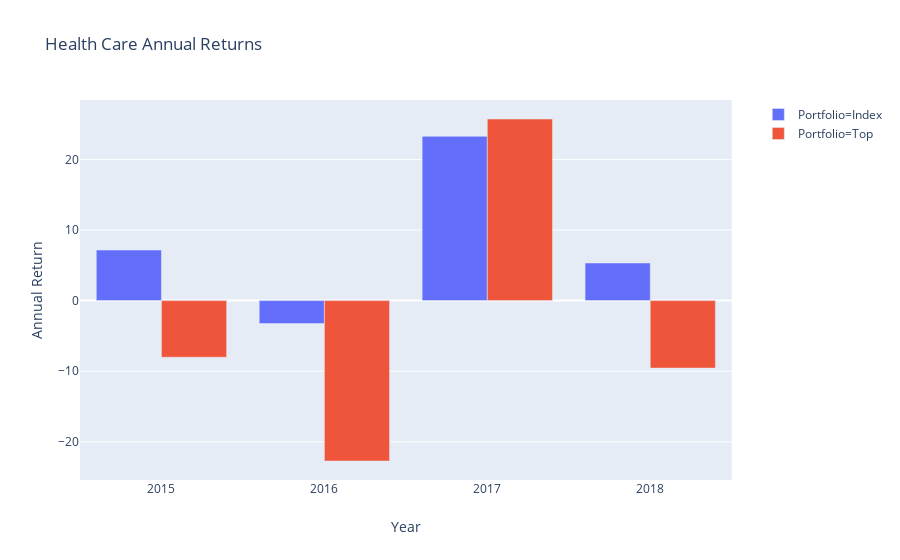

The notebook cell this image was saved under:
### Code cell
fig_health = px.bar(health, x="Year", y="Annual Return", color="Portfolio", barmode="group", title="Health Care Annual Returns")
fig_health

### Figure 1 — Plotly figure (JSON) as saved in the notebook; plotly's stock layout.template omitted (floating-point values rounded to 4 significant figures)
{"data": [{"alignmentgroup": "True", "hoverlabel": {"namelength": 0}, "hovertemplate": "Portfolio=Index<br>Year=%{x}<br>Annual Return=%{y}", "legendgroup": "Portfolio=Index", "marker": {"color": "#636efa"}, "name": "Portfolio=Index", "offsetgroup": "Portfolio=Index", "orientation": "v", "showlegend": true, "textposition": "auto", "type": "bar", "x": [2015, 2016, 2017, 2018], "xaxis": "x", "y": [7.159, -3.258, 23.26, 5.329], "yaxis": "y"}, {"alignmentgroup": "True", "hoverlabel": {"namelength": 0}, "hovertemplate": "Portfolio=Top<br>Year=%{x}<br>Annual Return=%{y}", "legendgroup": "Portfolio=Top", "marker": {"color": "#EF553B"}, "name": "Portfolio=Top", "offsetgroup": "Portfolio=Top", "orientation": "v", "showlegend": true, "textposition": "auto", "type": "bar", "x": [2015, 2016, 2017, 2018], "xaxis": "x", "y": [-8.02, -22.71, 25.72, -9.557], "yaxis": "y"}], "layout": {"autosize": true, "barmode": "group", "legend": {"tracegroupgap": 0}, "title": {"text": "Health Care Annual Returns"}, "xaxis": {"anchor": "y", "autorange": true, "domain": [0, 0.98], "range": [2014.0, 2018.0], "title": {"text": "Year"}, "type": "linear"}, "yaxis": {"anchor": "x", "autorange": true, "domain": [0, 1], "range": [-25.4, 28.41], "title": {"text": "Annual Return"}, "type": "linear"}}}
